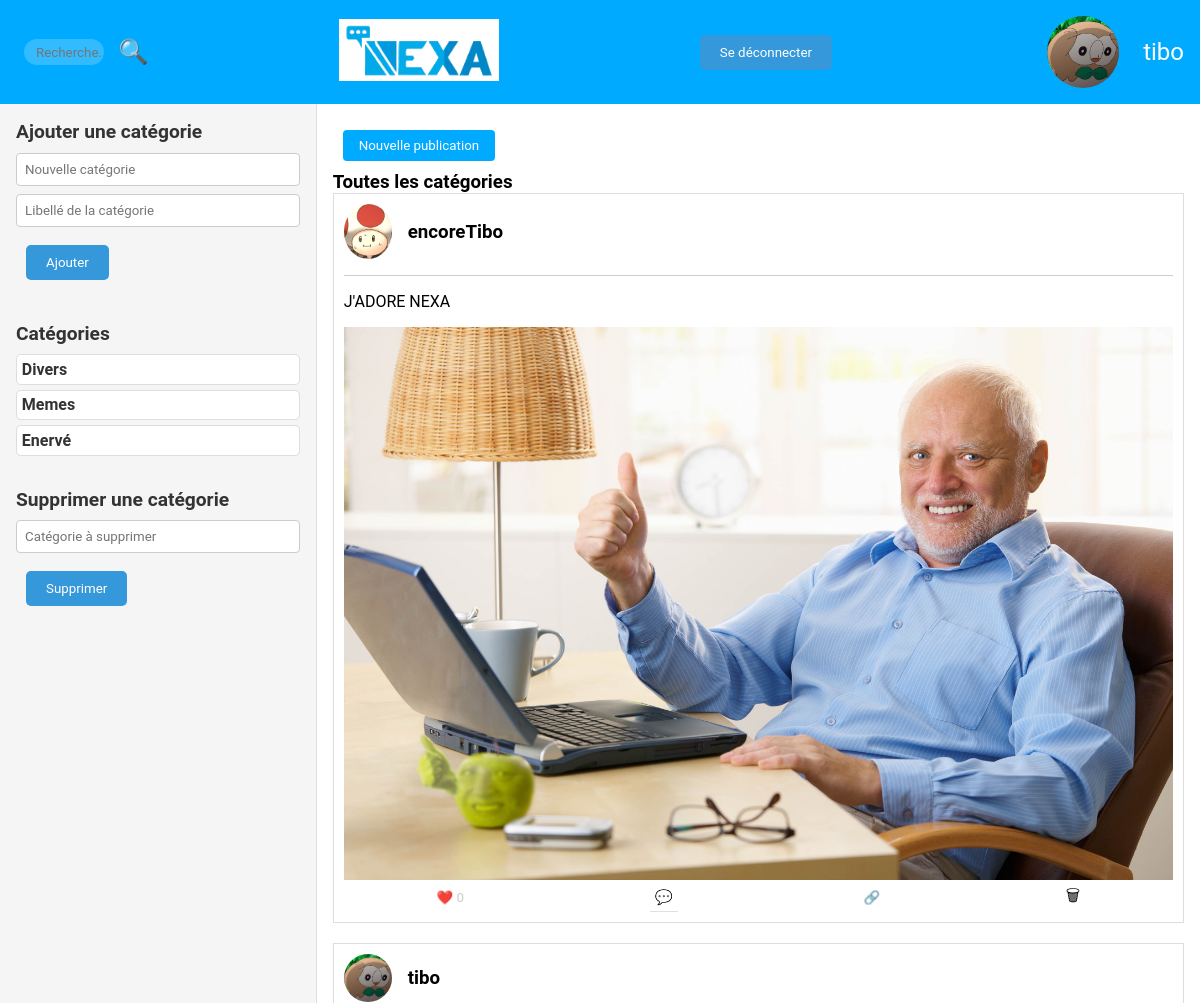
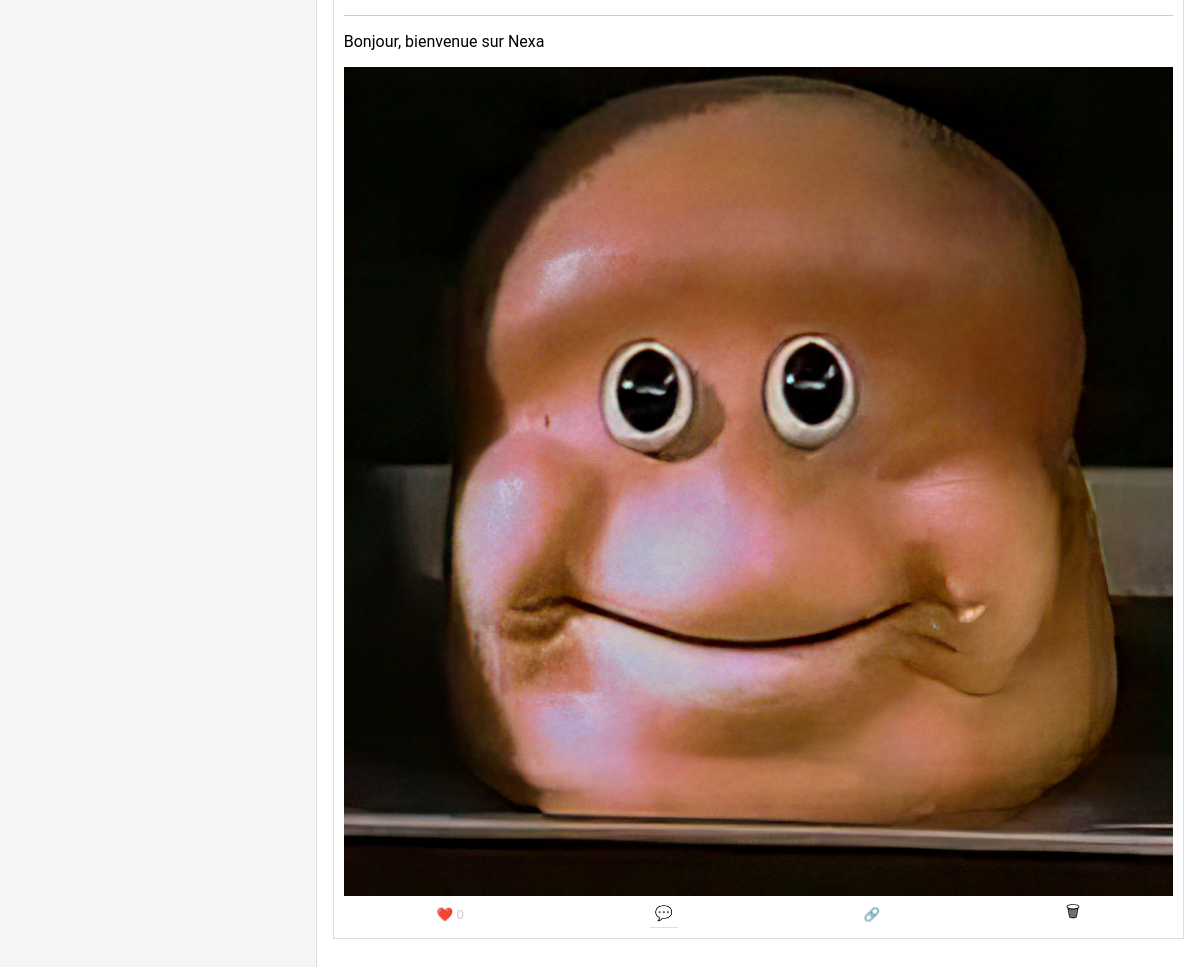
The page /views/dashboard.php (signed in) on the database its author committed (2 pictures, top to bottom).
### tables this page shows
CREATE TABLE "users" (
	"id"	INTEGER NOT NULL,
	"username"	TEXT,
	"email"	TEXT,
	"mdp"	TEXT,
	"codeMDPOublie"	TEXT,
	"pp"	TEXT,
	"is_moderator"	BOOLEAN DEFAULT 0,
	"last_connexion"	DATE,
	"first_connexion"	DATE,
	"codeInscription"	VARCHAR(10), description VARCHAR2(1000),
	PRIMARY KEY("id")
);

CREATE TABLE categorie (
    id INTEGER PRIMARY KEY,
    nom_categorie TEXT NOT NULL
, libelle VARCHAR(255));

CREATE TABLE "Post" (
              id_post INTEGER PRIMARY KEY,
              user TEXT,
              pp TEXT,
              contenu TEXT,
              Time TEXT,
              Like INTEGER DEFAULT 0,  -- Ajoutez la colonne avec la valeur par défaut
              Comment INTEGER,
              partage INTEGER,
              vues INTEGER,
              id_pere INTEGER, image TEXT, categorie VARCHAR(255),
              FOREIGN KEY(user) REFERENCES Users(user),
              FOREIGN KEY(pp) REFERENCES Users(pp)
            );

### ctrl/UserController.php (called while the page is built, shortened)
<?php
require_once $_SERVER['DOCUMENT_ROOT'] . '/models/UserModel.php';
class UserController
{
    public function getUser($email)
    {
        $userModel = new UserModel();
        $user = $userModel->getUserData($email);
        return $user;
    }
}

### models/UserModel.php (called while the page is built, shortened)
<?php
class UserModel
{
    public function connectDB()
    {
        $path = __DIR__ . "/../db/db_nexa.sqlite";
        try {
            $db = new PDO('sqlite:' . $path);
            $db->setAttribute(PDO::ATTR_ERRMODE, PDO::ERRMODE_EXCEPTION);
            return $db;
        } catch (PDOException $e) {
            die('Erreur de connexion à la base de données : ' . $e->getMessage());
        }
    }
    public function getUserData($username)
    {
        $query = "SELECT * FROM users WHERE username = :username";
        $stmt = $this->connectDB()->prepare($query);
        $stmt->bindParam(':username', $username, PDO::PARAM_STR);
        $stmt->execute();
        $user_data = $stmt->fetch(PDO::FETCH_ASSOC);
        return $user_data;
    }
}

### models/CategorieModel.php (called while the page is built, shortened)
<?php
class CategorieModel
{
    public function connectDB()
    {
        $path = __DIR__ . "/../db/db_nexa.sqlite";
        try {
            $db = new PDO('sqlite:' . $path);
            $db->setAttribute(PDO::ATTR_ERRMODE, PDO::ERRMODE_EXCEPTION);
            return $db;
        } catch (PDOException $e) {
            die('Erreur de connexion à la base de données : ' . $e->getMessage());
            session_start();
            $_SESSION["error_message"] = "Connexion impossible a la DB !";
            header('Location: ../index.php');
            exit;
        }
    }
    public function getCategorieAll()
    {
        try {
            $db = $this->connectDB();
            $query = "SELECT * FROM categorie";
            $stmt = $db->query($query);
            $categories = $stmt->fetchAll(PDO::FETCH_ASSOC);
            return $categories;
        } catch (PDOException $e) {
            error_log("Erreur lors de la récupération de toutes les catégories : " . $e->getMessage());
            return [];
        }
    }
}

### ctrl/CategorieController.php (called while the page is built, shortened)
<?php
require_once $_SERVER['DOCUMENT_ROOT'] . '/models/CategorieModel.php';
class CategorieController
{
    public function getCategorieAll()
    {
        $categorieModel = new CategorieModel();
        $result = $categorieModel->getCategorieAll();
        return $result;
    }
}

### ctrl/PostController.php (called while the page is built, shortened)
<?php
require_once $_SERVER['DOCUMENT_ROOT'] . ('/models/PostModel.php');
class PostController
{
    public function getPostsAll($user)
    {
        $postModel = new PostModel();
        $posts = $postModel->getPostsAll($user);
        return $posts;
    }
}

### models/PostModel.php (called while the page is built, shortened)
<?php
class PostModel
{
    public function connectDB()
    {
        $path = __DIR__ . "/../db/db_nexa.sqlite";
        try {
            $db = new PDO('sqlite:' . $path);
            $db->setAttribute(PDO::ATTR_ERRMODE, PDO::ERRMODE_EXCEPTION);
            return $db;
        } catch (PDOException $e) {
            die('Erreur de connexion à la base de données : ' . $e->getMessage());
            session_start();
            $_SESSION["error_message"] = "Connexion impossible a la DB !";
            header('Location: ../index.php');
            exit;
        }
    }
    public function getPostsAll($user)
    {
        $query = "SELECT Post.*, (SELECT COUNT(*) FROM Likes WHERE Likes.post_id = Post.id_post) as LikeCount, (SELECT COUNT(*) FROM Likes WHERE Likes.post_id = Post.id_post AND Likes.user = :user) as user_liked, Users.pp AS user_pp FROM Post LEFT JOIN Users ON Post.user = Users.username WHERE id_pere IS NULL ORDER BY Time DESC";
        $stmt = $this->connectDB()->prepare($query);
        $stmt->bindParam(':user', $user);
        $stmt->execute();
        $posts = $stmt->fetchAll();
        return $posts;
    }
}

### views/afficherpost.php (the view, shortened to what this page needs)
<link rel="stylesheet" href="../css/afficherpost.css">
<?php
foreach ($posts as $post): ?>
    <div class="afficherpost">
        <a href="profilViewer.php?user=<?php echo $post['user']; ?>">
            <div class="post">
                <div class="post-header">
                    <img src="../<?php echo $post['user_pp']; ?>" alt="Photo de profil de l'utilisateur"
                         class="post-pp post-pp-hover">
                    <h3 class="post-username">
                        <?php echo $post['user']; ?>
                    </h3>
                </div>
        </a>
        <hr class="post-divider">
        <p class="post-content">
            <?php echo $post['contenu']; ?>
        </p>
        <?php if (!empty($post['image'])): ?>
            <img src="../<?php echo $post['image']; ?>" alt="Photo de profil" class="post-image" />
        <?php endif; ?>
        <div class="post-actions">
            <button class="post-action like" data-id_post="<?php echo $post['id_post']; ?>" <?php echo $post['user_liked'] > 0 ? 'disabled' : ''; ?>>❤️
                <?php echo $post['LikeCount']; ?>
            </button>
            <a class="post-action comment" href="post.php?id=<?php echo $post['id_post']; ?>">💬</a>
            <button class="post-action share">🔗
            </button>
            <?php if ($is_moderator == 1): ?>
                <a class="post-action delete" href="supprimerPost.php?id=<?php echo $post['id_post']; ?>">🗑</a>
            <?php endif; ?>
        </div>
    </div>
<?php endforeach; ?>

### views/dashboard.php (shortened to what this page needs)
<?php
$user = isset($_SESSION['username']) ? $_SESSION['username'] : 'err_user';
require_once('../ctrl/UserController.php');
$userCtrl = new UserController();
$user_data = $userCtrl->getUser($user);
require_once('../ctrl/PostController.php');
if (isset($_GET['category'])) {
    $categorie = $_GET['category'];
    $postCtrl = new PostController();
    $posts = $postCtrl->getPostsByCategory($categorie, $user);
    require_once('../ctrl/CategorieController.php');
    $categorieCtrl = new CategorieController();
    $categorieLibelle = $categorieCtrl->getLibelleCategorie($categorie);
} else {
    $postCtrl = new PostController();
    $posts = $postCtrl->getPostsAll($user);
    $categorieLibelle = "Toutes les catégories";
}
require_once('../ctrl/CategorieController.php');
$categorieCtrl = new CategorieController();
$categorie_fetch = $categorieCtrl->getCategorieAll();
$categorieLeftPannel = $categorie_fetch;
$is_moderator = $user_data['is_moderator'];
?>
<!DOCTYPE html>
<html lang="fr">
<head>
    <link rel="stylesheet" href="../css/dashboard.css">
</head>
<body class="dashboard-body">
<?php include('header.php'); ?>
<main class="main-content">
    <section class="left-panel">
        <?php if ($is_moderator == 1): ?>
            <h2 class="section-title">Ajouter une catégorie</h2>
            <form id="addCategoryForm" class="category-form" action="../Categorie/ajouterCategorie" method="post">
                <input type="text" name="nom_categorie" id="newCategory" class="category-input"
                       placeholder="Nouvelle catégorie" required>
                <input type="text" name="libelle" id="newLibelle" class="category-input"
                       placeholder="Libellé de la catégorie" required>
                <button type="submit" class="category-button dashboard-button">Ajouter</button>
            </form>
        <?php endif; ?>
        <h2 class="section-title">Catégories</h2>
        <ul id="categoryList" class="category-list">
            <?php
            foreach ($categorieLeftPannel as $categorie): ?>
                <a href="dashboard.php?category=<?php echo $categorie['nom_categorie']; ?>">
                    <h3 class="category-item">
                        <?php echo $categorie['nom_categorie']; ?>
                    </h3>
                </a>
            <?php endforeach; ?>
        </ul>
        <?php if ($is_moderator == 1): ?>
            <h2 class="section-title">Supprimer une catégorie</h2>
            <form id="removeCategoryForm" class="category-form" action="../Categorie/removeCategorie" method="post">
                <input type="text" name="nom_categorie" id="newCategory" class="category-input"
                       placeholder="Catégorie à supprimer" required>
                <button type="submit" class="category-button dashboard-button">Supprimer</button>
            </form>
        <?php endif; ?>
    </section>
    <section class="right-panel">
        <button id="ouvrirPublication" class="dashboard-button">Nouvelle publication</button>
            <h3>
                <?php echo $categorieLibelle; ?>
            </h3>
        <?php include('afficherpost.php'); ?>
    </section>
</main>
</body>
</html>

### views/header.php (shortened to what this page needs)
<link rel="stylesheet" href="../css/header.css">
<header class="header-body">
    <div class="left-header">
        <form id="searchForm" class="search-form">
            <div class="left-header">
                <input type="text" id="searchInput" name="search" class="search-input" placeholder="Recherche..."
                    required>
                <button id="searchBtn" class="search-btn" type="button">🔍</button>
            </div>
        </form>
    </div>
    <a href="dashboard.php"><img src="../Images/Logos/Logo_Nexa.png" alt="Logo Nexa" class="logo-img"></a>
    <form action="../User/logout" method="post">
        <input class='button' type="submit" name="logout" value="Se déconnecter">
    </form>
    <div class="user-icon">
        <a href="profil.php" class="username-link"><img src="../<?php echo $user_data['pp']; ?>" alt="Profil"
                class="post-pp post-pp-hover"></a>
        <?php echo $user; ?>
    </div>
</header>

### css/dashboard.css (style rules this page uses)
* { font-family: 'Roboto', sans-serif; margin: 0; padding: 0; box-sizing: border-box; }
.dashboard-body a { text-decoration: none; color: #000; }
.dashboard-body { margin: 0; padding: 0; }
.dashboard-body .main-content { display: flex; justify-content: space-between; height: calc(100vh - 3.7em); }
.dashboard-body .left-panel { flex: 1; padding: 1em; border-right: 0.12em solid #ddd; overflow-y: auto; }
.dashboard-body .right-panel { flex: 3; padding: 1em; overflow-y: auto; }
#ouvrirPublication { background-color: #00aaff; color: white; padding: 0.6em 1.2em; border: none; border-radius: 0.3em; cursor: pointer; }
.dashboard-body .left-panel { flex: 1; padding: 1em; border-right: 0.12em solid #ddd; overflow-y: auto; background-color: #f5f5f5; }
.dashboard-body .section-title { font-size: 1.2em; margin-bottom: 0.5em; color: #333; }
.dashboard-body .category-form { margin-bottom: 2em; }
.dashboard-body .category-input { width: 100%; padding: 0.6em; border: 1px solid #ccc; border-radius: 0.3em; margin-bottom: 0.6em; background-color: #fff; color: #333; transition: border-color 0.3s ease; }
.dashboard-body .category-button { background-color: #00aaff; color: #fff; border: none; padding: 0.6em 1.2em; border-radius: 0.3em; cursor: pointer; transition: background-color 0.3s ease-in-out; }
.dashboard-body .category-list { list-style: none; padding: 0; margin-bottom: 2em; }
.dashboard-body .category-item { font-size: 1em; margin: 0; color: #333; padding: 0.3em; background-color: #fff; border: 1px solid #ddd; border-radius: 0.3em; cursor: pointer; transition: background-color 0.3s ease; margin-bottom: 0.3em; }
.dashboard-body .dashboard-button { background-color: #3498db; color: #fff; border: none; padding: 10px 20px; border-radius: 5px; cursor: pointer; margin: 10px; transition: background-color 0.3s ease-in-out; }

### css/header.css (style rules this page uses)
.header-body { background-color: #00aaff; color: white; padding: 1em; display: flex; justify-content: space-between; align-items: center; width: 100%; }
.header-body .left-header { display: flex; align-items: center; }
.header-body .logo-img { width: 10em; background-color: white; padding: 0.3em; text-align: center; }
.header-body .search-btn, .header-body .search-input { margin-left: 0.6em; }
.header-body .search-btn { background: none; border: none; color: white; font-size: 1.5em; cursor: pointer; }
.header-body .search-input { width: 6em; height: 2em; border: none; border-radius: 1em; padding-left: 0.9em; background: rgba(255, 255, 255, 0.2); color: white; transition: width 0.4s ease, background 0.4s ease; outline: none; }
.header-body .user-icon { font-size: 1.5em; display: flex; align-items: center; }
.header-body .username-link { display: flex; align-items: center; color: white; text-decoration: none; margin-left: 0.6em; }
.header-body .button { background-color: #3498db; color: #fff; border: none; padding: 10px 20px; border-radius: 5px; cursor: pointer; margin: 10px; transition: background-color 0.3s ease-in-out; }
.header-body .post-pp { width: 3em; height: 3em; border-radius: 50%; margin-right: 1em; }

### css/afficherpost.css (style rules this page uses)
.afficherpost .post { border: 1px solid #ddd; padding: 10px; margin-bottom: 20px; }
.afficherpost .post img { max-width: 100%; height: auto; }
.afficherpost .post p { font-size: 16px; }
.afficherpost .post-header { display: flex; align-items: center; margin-bottom: 1em; }
.afficherpost .post-pp { width: 3em; height: 3em; border-radius: 50%; margin-right: 1em; }
.afficherpost .post-username { font-weight: bold; }
.afficherpost .post-divider { margin-bottom: 1em; border: 0; border-top: 1px solid #ccc; }
.afficherpost .post-content { margin-top: 1em; margin-bottom: 1em; }
.afficherpost .post-image { max-width: 65vw; max-height: 65vh; }
.afficherpost .post-actions { display: flex; justify-content: space-around; }
.afficherpost .post-action { background: none; border: none; cursor: pointer; transition: transform 0.3s ease; }
.afficherpost .post-action.like { color: #ccc; }
.afficherpost .comment { font-size: 0.9rem; padding: 5px; border-bottom: 1px solid #e0e0e0; }

### rows shown on the page
users: pp (picture)
categorie: nom_categorie "Divers"
categorie: nom_categorie "Memes"
categorie: nom_categorie "Enervé"
post: shows a picture, user "encoreTibo", contenu "J'ADORE NEXA", image (picture), LikeCount "0"
post: shows a picture, user "tibo", contenu "Bonjour, bienvenue sur Nexa", image (picture), LikeCount "0"

### other values the page prints
$user "tibo"
$categorieLibelle "Toutes les catégories"
